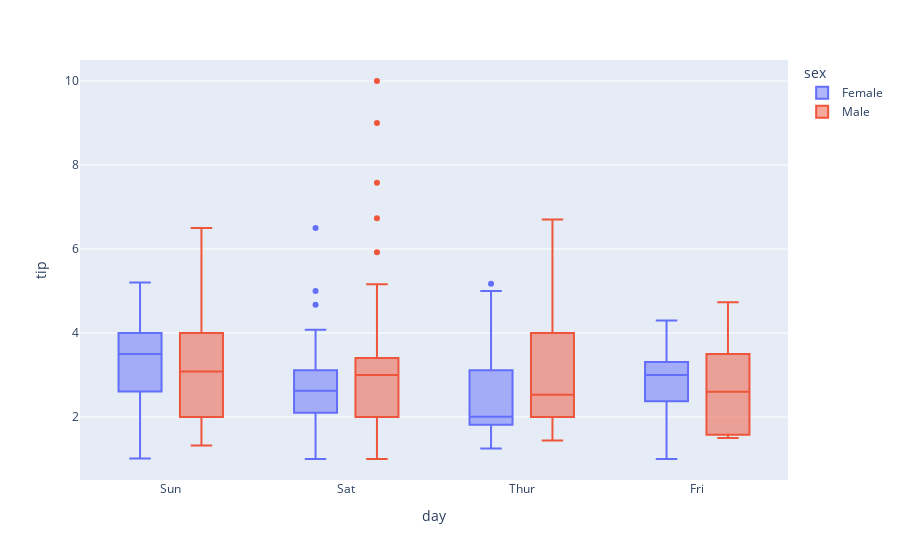

Notebook code for this chart:
### Code cell
fig = px.box(df,x='day',y= 'tip',color ='sex')
fig.show()

### Figure 1 — Plotly figure (JSON) as saved in the notebook; plotly's stock layout.template omitted (floating-point values rounded to 4 significant figures; data arrays with more than 128 entries replaced by an {"elided": "..."} marker saying what was removed)
{"data": [{"alignmentgroup": "True", "hovertemplate": "sex=Female<br>day=%{x}<br>tip=%{y}<extra></extra>", "legendgroup": "Female", "marker": {"color": "#636efa"}, "name": "Female", "notched": false, "offsetgroup": "Female", "orientation": "v", "showlegend": true, "type": "box", "x": ["Sun", "Sun", "Sun", "Sun", "Sun", "Sun", "Sat", "Sat", "Sat", "Sat", "Sat", "Sat", "Sun", "Sun", "Sat", "Sat", "Sat", "Sat", "Sat", "Sat", "Sat", "Thur", "Thur", "Fri", "Fri", "Fri", "Fri", "Fri", "Sat", "Sat", "Sat", "Sat", "Sat", "Sun", "Sun", "Thur", "Thur", "Thur", "Thur", "Thur", "Thur", "Thur", "Thur", "Thur", "Thur", "Thur", "Thur", "Thur", "Thur", "Thur", "Thur", "Thur", "Thur", "Thur", "Thur", "Thur", "Thur", "Sun", "Sun", "Sun", "Sun", "Sun", "Sat", "Sat", "Sun", "Sun", "Sun", "Thur", "Thur", "Thur", "Thur", "Thur", "Thur", "Thur", "Sat", "Sat", "Sat", "Sat", "Sat", "Fri", "Fri", "Fri", "Fri", "Sat", "Sat", "Sat", "Thur"], "x0": " ", "xaxis": "x", "y": [1.01, 3.61, 5, 3.02, 1.67, 3.5, 2.75, 2.23, 3, 3, 2.45, 3.07, 2.6, 5.2, 1.5, 2.47, 1, 3, 3.14, 5, 2.2, 1.83, 5.17, 1, 4.3, 3.25, 2.5, 3, 2.5, 3.48, 4.08, 4, 1, 4, 3.5, 1.5, 1.8, 2.92, 1.68, 2.52, 4.2, 2, 2, 2.83, 1.5, 2, 3.25, 1.25, 2, 2, 2.75, 3.5, 5, 2.3, 1.5, 1.36, 1.63, 5.14, 3.75, 2.61, 2, 3, 1.61, 2, 4, 3.5, 3.5, 4.19, 5, 2, 2.01, 2, 2.5, 3.23, 2.23, 2.5, 6.5, 1.1, 3.09, 3.48, 3, 2.5, 2, 2.88, 4.67, 2, 3], "y0": " ", "yaxis": "y"}, {"alignmentgroup": "True", "hovertemplate": "sex=Male<br>day=%{x}<br>tip=%{y}<extra></extra>", "legendgroup": "Male", "marker": {"color": "#EF553B"}, "name": "Male", "notched": false, "offsetgroup": "Male", "orientation": "v", "showlegend": true, "type": "box", "x": {"elided": "157 str values"}, "x0": " ", "xaxis": "x", "y": {"elided": "157 float values"}, "y0": " ", "yaxis": "y"}], "layout": {"boxmode": "group", "legend": {"title": {"text": "sex"}, "tracegroupgap": 0}, "margin": {"t": 60}, "xaxis": {"anchor": "y", "domain": [0, 1], "title": {"text": "day"}}, "yaxis": {"anchor": "x", "domain": [0, 1], "title": {"text": "tip"}}}}
